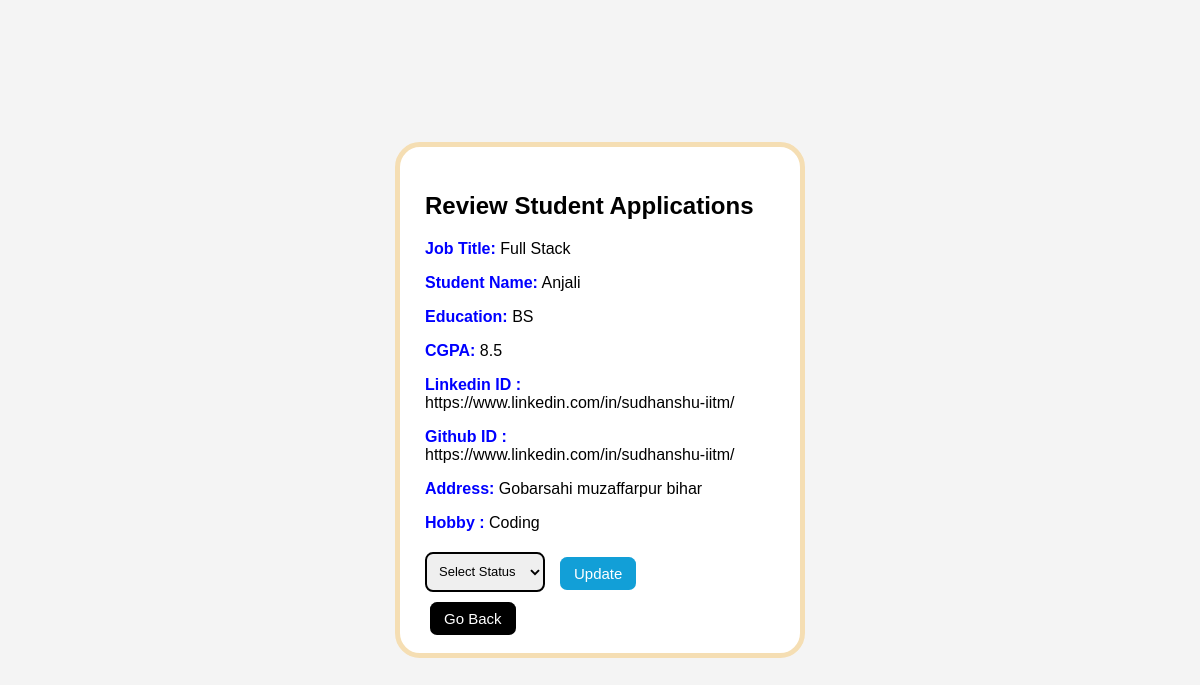
The page /review_std_appli/2/2 on the database as committed earlier.
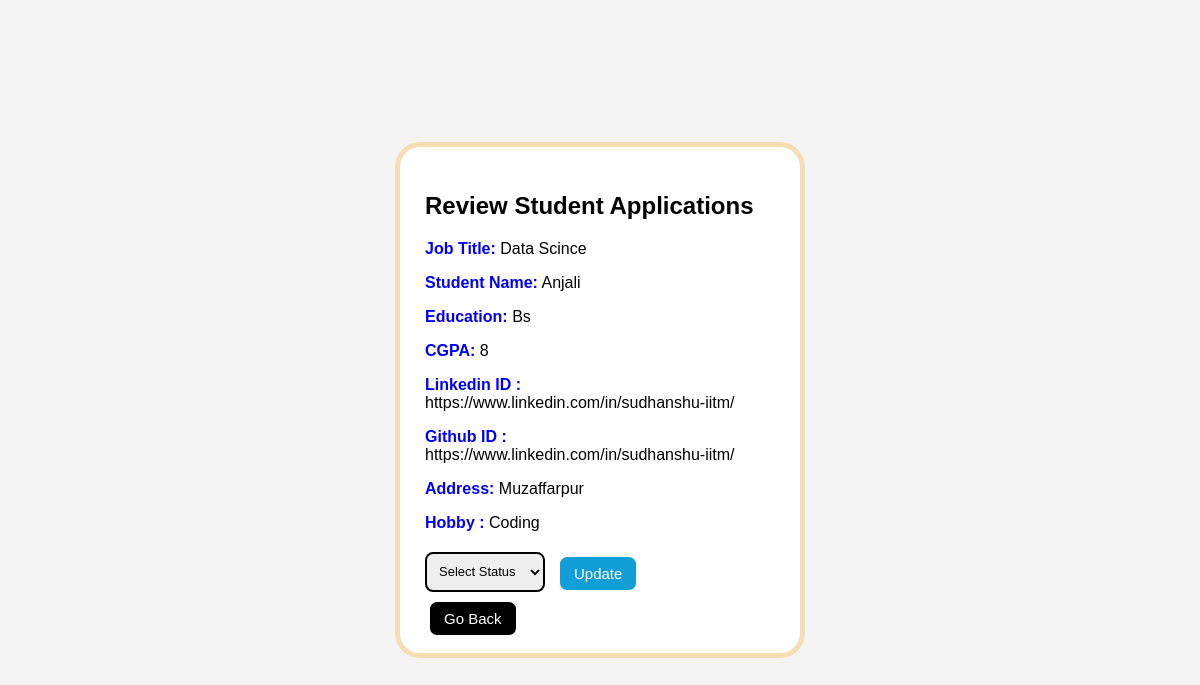
The same page on the database as committed later.
### application/models.py (models this page shows)
class Jobs(db.Model):
    __tablename__ = "jobs"
    id = db.Column(db.Integer, primary_key=True)
    company_id = db.Column(db.Integer, db.ForeignKey("company.id"), nullable=False)
    job_title = db.Column(db.String(50), nullable=False)
    job_description = db.Column(db.String(200) ,nullable=False)
    eligibility = db.Column(db.String(100) ,nullable=False)
    salary = db.Column(db.Integer ,nullable=False)
    location = db.Column(db.String(100),nullable=False)
    job_deadline = db.Column(db.Date)
    job_status = db.Column(db.String(20), default="pending", nullable=False)
    applications = db.relationship("Application", backref="jobs",cascade="all, delete")

class User(db.Model):
    __tablename__ = "user"
    id = db.Column(db.Integer, primary_key=True)
    full_name = db.Column(db.String(30), nullable=False)
    email = db.Column(db.String(50), unique=True, nullable=False)
    password = db.Column(db.String(50), nullable=False)
    education = db.Column(db.String(50))
    cgpa = db.Column(db.String(50))
    address = db.Column(db.String(50))
    linkdin = db.Column(db.String(100))
    github = db.Column(db.String(100))
    hobby = db.Column(db.String(100))
    type = db.Column(db.String(20), default="student", nullable=False)
    status = db.Column(db.String(20), default="active", nullable=False)
    applications = db.relationship("Application",backref="user",cascade="all, delete")

### application/controllers.py (the view)
@app.route("/review_std_appli/<int:std_id>/<int:job_id>",methods=["GET","POST"])
def review_std_appli(std_id,job_id):
    this_std=User.query.filter_by(id=std_id).first()
    this_job=Jobs.query.filter_by(id=job_id).first()
    return render_template("sdt_appli_comp.html",this_std=this_std,this_job=this_job)

### templates/sdt_appli_comp.html (shortened to what this page needs)
<!DOCTYPE html>
<html lang="en">
<head>
    <link rel="stylesheet" href="/static/Job_details.css">
</head>
<body>
<div class="job-card">
    <div class="job-left">
        <h2> Review Student Applications </h2>
        <p><strong class="label">Job Title:</strong> {{ this_job.job_title }}</p>
        <p><strong class="label">Student Name:</strong> {{ this_std.full_name }}</p>
        <p><strong class="label">Education:</strong> {{ this_std.education }}</p>
        <p><strong class="label">CGPA:</strong> {{ this_std.cgpa }}</p>
        <p><strong class="label">Linkedin ID :</strong> {{ this_std.linkdin }}</p>
        <p><strong class="label">Github ID :</strong> {{ this_std.github }}</p>
        <p><strong class="label">Address:</strong> {{ this_std.address }}</p>
        <p><strong class="label">Hobby :</strong> {{ this_std.hobby }}</p>
        <div class="actions">
            <form  action="/update_status/{{this_job.id}}/{{this_std.id}}" class="status-form" method="POST">
                <select name="status" class="status-dropdown">
                    <option value="">Select Status</option>
                </select>
                <input type="submit" value="Update" class="btn btn-blue">
            </form>
            <a href="/comp_appli/{{this_job.id}}/{{this_job.company_id}}" class="btn btn-black"> Go Back </a>
        </div>
    </div>
</div>
</body>
</html>

Rows that differ between the two databases and show on the page:
changed Jobs: job_title "Full Stack" → "Data Scince"
changed User "Anjali": education "BS" → "Bs"; cgpa "8.5" → "8"; address "Gobarsahi muzaffarpur bihar" → "Muzaffarpur"
